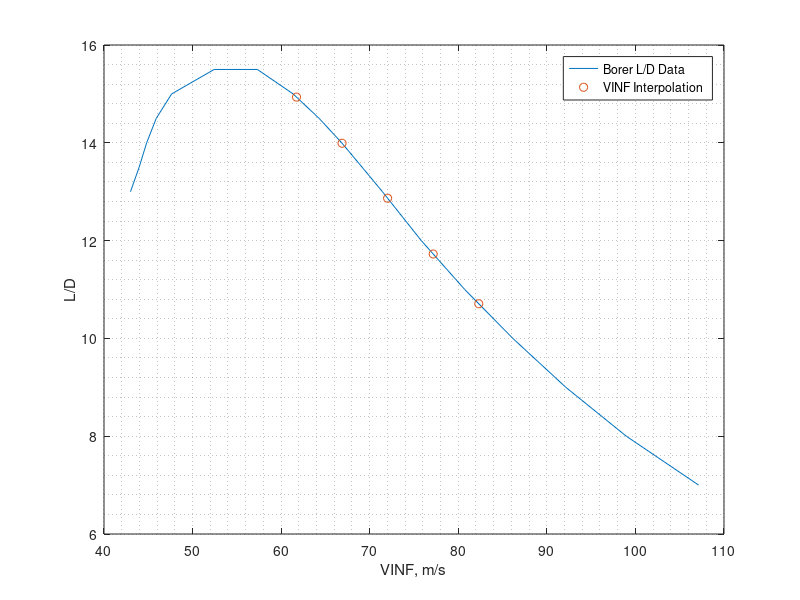

This figure's MATLAB source: (Note: this script raises an error after producing the figure.)
% clear
% clc
warning off
PLOTON = 1;

% Import Borer L/D Data
load('borer.mat')

% Define flight speed and conditions
KTAS = [120:10:160];
vecVEHVINF = KTAS*0.514444;
rho = 1.225;
altitude = 0;
weightN = 13344.6648; % 3000 lb in N
N = 2; % number of engines

% Load wing only VAP3 results
WING = load('VAP32_WING_VISCOUS.mat');
% Calculate CL at VINF and S&L flight
S    = WING.OUTP(1).valAREA; % ref. platform area
CL   = weightN./(0.5*rho*vecVEHVINF.^2*S);


% interpolate alpha to maintain steady level flight at VINF
% using wing only data
seqALPHA = interp1([WING.OUTP.vecCLv],[WING.OUTP.vecVEHALPHA],CL);

% get L/D from Borer Data
LD = interp1(borer(:,1),borer(:,2),KTAS);

if PLOTON == 1
    figure(1)
    plot(borer(:,1)*0.514444,borer(:,2),'-')
    hold on
    plot(vecVEHVINF,LD,'o')
    hold off
    grid minor
    xlabel('VINF, m/s')
    ylabel('L/D')
    legend('Borer L/D Data', 'VINF Interpolation')
end

% Calculate CD with Borer L/D Data
CD = CL./(LD);
% Calulate drag force in Newton
D  = 0.5*rho*vecVEHVINF.^2.*CD*S;
% Calculate Thrust force required from EACH PROP
T  = D/N;

% Load prop only VAP3 results
PROP = load('VAP31_CRUISE_PROP_J_CT_SWEEP.mat');
ROTDIAM  = PROP.OUTP(1).vecROTDIAM(1); % should be 1.524
ROTORRPM = PROP.OUTP(1).vecROTORRPM(1); %should be 2250
rps      = ROTORRPM/60;

% Calculate CT required to maintain S&L flight
CT = T/(rho*rps^2*ROTDIAM^4);

% use scatteredInterpolant to avoid meshgrid
propVINF = [PROP.OUTP.vecVINF]';
propCT   = [PROP.OUTP.vecCT_AVG]';
propColl = [PROP.OUTP.vecCOLLECTIVE]';


% meshgrids of 3d vinf,ct,collective data
propVINF = reshape(propVINF,[],length(unique(propVINF)));
propCT   = reshape(propCT,[],length(unique(propVINF)));
propColl = reshape(propColl,[],length(unique(propVINF)));

for n = 1:size(propVINF,1)
    [~,maxCTidx] = max(propCT(:,n));
    propCT(maxCTidx+1:end,n) = nan;
end




% idx = propColl<=0; % quick way to hack off the partially stalled propeller
idx = ~isnan(propCT);

F = scatteredInterpolant(propVINF(idx), propCT(idx), propColl(idx),'linear','none');

vecCOLLECTIVE = F(vecVEHVINF, CT);


vecCOLLECTIVE = vecCOLLECTIVE(~isnan(vecCOLLECTIVE));
CT = CT(~isnan(vecCOLLECTIVE));
vecVEHVINF = vecVEHVINF(~isnan(vecCOLLECTIVE));

if PLOTON == 1
    [Xq,Yq] = meshgrid(unique(propVINF),min(propCT):0.02:max(propCT));
    Vq = F(Xq,Yq);
    
    
    figure(2)
    %         scatter3(propVINF(idx),propCT(idx),propColl(idx),50,propVINF(idx),'filled')
    surf(propVINF,propCT,propColl,'FaceAlpha',.8);
    xlabel('VINF, m/s')
    ylabel('CT')
    zlabel('Collective Pitch, deg')
    hold on
    scatter3(vecVEHVINF, CT, vecCOLLECTIVE,100,'.r')
    hold off
    grid minor
end

%
clc
clear ITER
% define maximum number of trimming iterations
ITER.maxIter = 4;
ITER.numCase = 5;


ITER.Iteration = repmat((1:ITER.maxIter+1)',1,ITER.numCase);
ITER.CL  = nan(ITER.maxIter+1, ITER.numCase);
ITER.CT  = nan(ITER.maxIter+1, ITER.numCase);
ITER.CD  = nan(ITER.maxIter+1, ITER.numCase);
ITER.AOA  = nan(ITER.maxIter+1, ITER.numCase);
ITER.CLTV = nan(ITER.maxIter+1, ITER.numCase);


for n = 1:ITER.maxIter

    try
        disp(sprintf('VAP32_WPforCDo_TS160_22_fixed_iter%i.mat',n))
        load(sprintf('VAP32_WPforCDo_TS160_22_fixed_iter%i.mat',n),'OUTP');
        caseRan = 1;
        
        ITER.AOA(n,:)  = [OUTP.vecVEHALPHA];
        ITER.CLTV(n,:) = [OUTP.vecCOLLECTIVE];
        
        CDtemp = reshape([OUTP.vecCD],[],ITER.numCase);
        CDtemp(isnan([OUTP.vecCL])) = nan;
        ITER.CD(n,:) = nanmean(CDtemp,1);
        
        
        ITER.CL(n,:) = nanmean([OUTP.vecCL],1);
        ITER.CT(n,:) = nanmean([OUTP.vecCT],1);
    catch
        caseRan = 0;

        % Running
        warning off
        filename = 'inputs/J_COLE_BASELINE_SYM.vap';
        seqALPHA = ITER.AOA(n,:);
        vecCOLLECTIVE = ITER.CLTV(n,:);
        parfor i = 1:ITER.numCase
            VAP_IN = [];
            VAP_IN.vecVEHALPHA = seqALPHA(i);
            VAP_IN.vecCOLLECTIVE = vecCOLLECTIVE(i)
            VAP_IN.vecVEHVINF = vecVEHVINF(i)
            VAP_IN.valSTARTFORCES = 138;
            VAP_IN.valMAXTIME = 160;
            
            OUTP(i) = fcnVAP_MAIN(filename, VAP_IN);
            
            fprintf('finished Iter=%i, AOA=%.3f, Collevtive=%.3f\n',n,seqALPHA(i),vecCOLLECTIVE(i));
        end
        
        ITER.AOA(n,:)  = [OUTP.vecVEHALPHA];
        ITER.CLTV(n,:) = [OUTP.vecCOLLECTIVE];
        
        CDtemp = reshape([OUTP.vecCD],[],ITER.numCase);
        CDtemp(isnan([OUTP.vecCL])) = nan;
        ITER.CD(n,:) = nanmean(CDtemp,1);
        ITER.CL(n,:) = nanmean([OUTP.vecCL],1);
        ITER.CT(n,:) = nanmean([OUTP.vecCT],1);
        
        save(sprintf('VAP32_WPforCDo_TS160_22_fixed_iter%i.mat',n),'OUTP');
        
    end
    
    
    if n > 2
        for nn = 1:ITER.numCase
            % New sets of AOA input for the next iteration in order to hit the targeted CL
            ITER.AOA(n+1,nn) = interp1(ITER.CL(2:n,nn),ITER.AOA(2:n,nn),...
                CL(nn),'linear','extrap');
            
            % New sets of collective pitch input input for the next iteration in order to hit the targeted CT
            ITER.CLTV(n+1,nn) = interp1(ITER.CT(2:n,nn),ITER.CLTV(2:n,nn),...
                CT(nn),'linear','extrap');
        end
    end
    

end


if PLOTON == 1
    figure(4)
    plot(ITER.AOA, ITER.CL)
    hold on
    scatter(ITER.AOA(:), ITER.CL(:), 20, ITER.Iteration(:), 'filled')
    hold off
    grid minor
    xlabel('Alpha, deg')
    ylabel('C_L')
    
    figure(5)
    plot(ITER.CLTV, ITER.CT)
    hold on
    scatter(ITER.CLTV(:), ITER.CT(:), 20, ITER.Iteration(:), 'filled')

    scatter(ITER.CLTV(ITER.maxIter+1,:),CT)

    
    hold off
    grid minor
    xlabel('Collective Pitch, deg')
    ylabel('C_T')
end









PLOTON=1

if PLOTON == 1
    figure(1)
    clf
    plot(KTAS, CL, '-o')
    hold on
    plot(KTAS, ITER.CL, '-x')
    hold off
    grid minor
    xlabel('Airspeed (kts)');
    ylabel('C_L')
    legend('Wing Only','Wing + Prop Iter.1','Wing + Prop Iter.2',...
        'Wing + Prop Iter.3','Wing + Prop Iter.4','Wing + Prop Iter.5')
    %     saveFig2Latex('JCole_Trim_Rev1_Iter3_CL.pdf', [10, 8])
    
    figure(2)
    clf
    plot(KTAS, CD, '-o')
    hold on
    plot(KTAS, ITER.CD, '-x')
    hold off
    grid minor
    xlabel('Airspeed (kts)');
    ylabel('C_D')
    legend('Wing Only','Wing + Prop Iter.1','Wing + Prop Iter.2',...
        'Wing + Prop Iter.3','Wing + Prop Iter.4','Wing + Prop Iter.5')
    %     saveFig2Latex('JCole_Trim_Rev1_Iter3_CD.pdf', [10, 8])
    
    figure(3)
    clf
    plot(KTAS, CT, '-o')
    hold on
    plot(KTAS, ITER.CT, '-x')
    hold off
    grid minor
    xlabel('Airspeed (kts)');
    ylabel('C_T')
    legend('Wing Only','Wing + Prop Iter.1','Wing + Prop Iter.2',...
        'Wing + Prop Iter.3','Wing + Prop Iter.4','Wing + Prop Iter.5')
    %     saveFig2Latex('JCole_Trim_Rev1_Iter3_CT.pdf', [10, 8])


end





